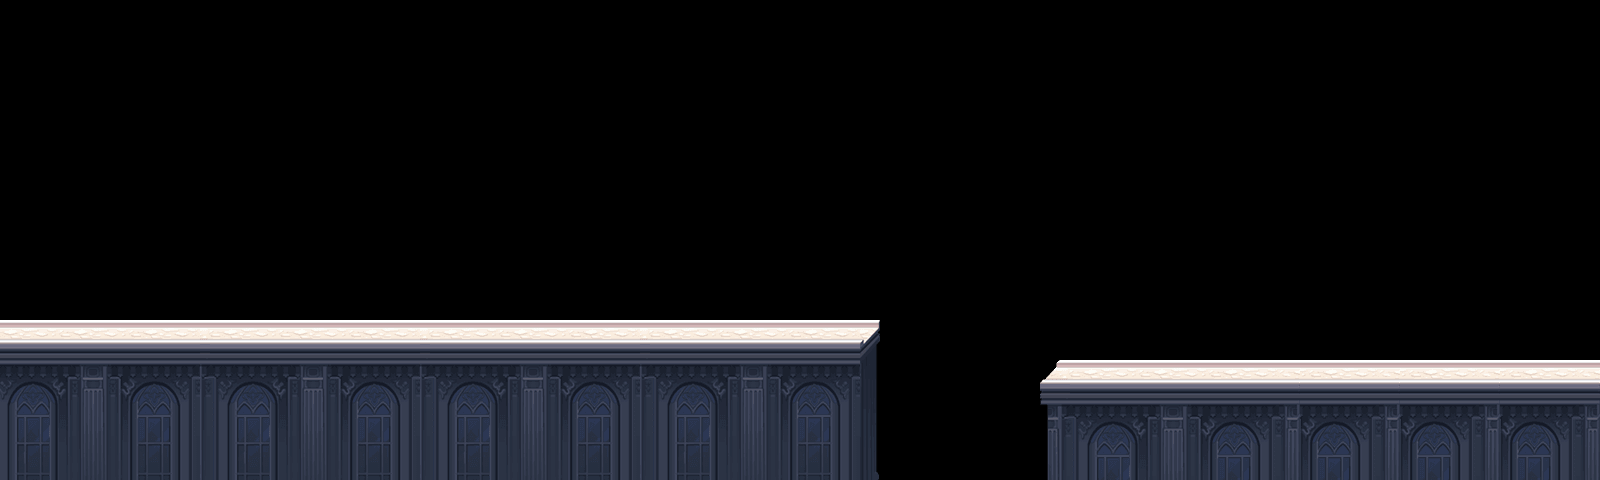

A 2D game scene composited from a Tiled map and its tileset images. What follows is a short description and the map's XML, with each tile layer's data collapsed to a summary:
An orthogonal 80x12 tile map with 20x40 px tiles, 1 tile layer (块层 1) and 22 objects (13x 3, 6x 2, 5).

<map version="1.0" orientation="orthogonal" width="80" height="12" tilewidth="20" tileheight="40">
 <tileset firstgid="1" name="road" tilewidth="20" tileheight="40">
  <image source="road.png" width="280" height="188" />
 </tileset>
 <layer name="块层 1" width="80" height="12">
  <data>[960 cells, 260 non-empty, 54 distinct tile ids]</data>
 </layer>
 <objectgroup name="collision" width="80" height="12">
  <object x="1048" y="374" width="552" height="104" />
  <object x="-2" y="334" width="876" height="148" />
 </objectgroup>
 <objectgroup name="items" width="80" height="12">
  <object type="3" x="300" y="280" />
  <object type="3" x="380" y="280" />
  <object type="3" x="340" y="280" />
  <object type="3" x="420" y="280" />
  <object type="3" x="260" y="280" />
  <object type="3" x="220" y="280" />
  <object type="3" x="460" y="280" />
  <object type="3" x="860" y="280" />
  <object type="3" x="880" y="240" />
  <object type="3" x="900" y="200" />
  <object type="5" x="980" y="120" />
  <object type="3" x="1060" y="200" />
  <object type="3" x="1080" y="240" />
  <object type="3" x="1100" y="280" />
  <object type="2" x="1340" y="280" />
  <object type="2" x="1360" y="320" />
  <object type="2" x="1320" y="320" />
  <object type="2" x="1480" y="280" />
  <object type="2" x="1460" y="320" />
  <object type="2" x="1500" y="320" />
 </objectgroup>
 <objectgroup name="enemy" width="80" height="12" />
 <objectgroup name="up" width="80" height="12" />
</map>
